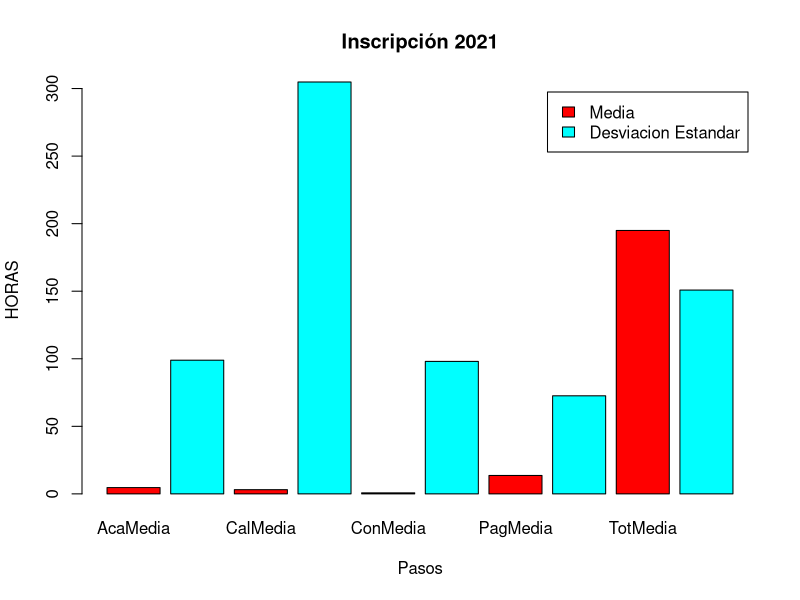
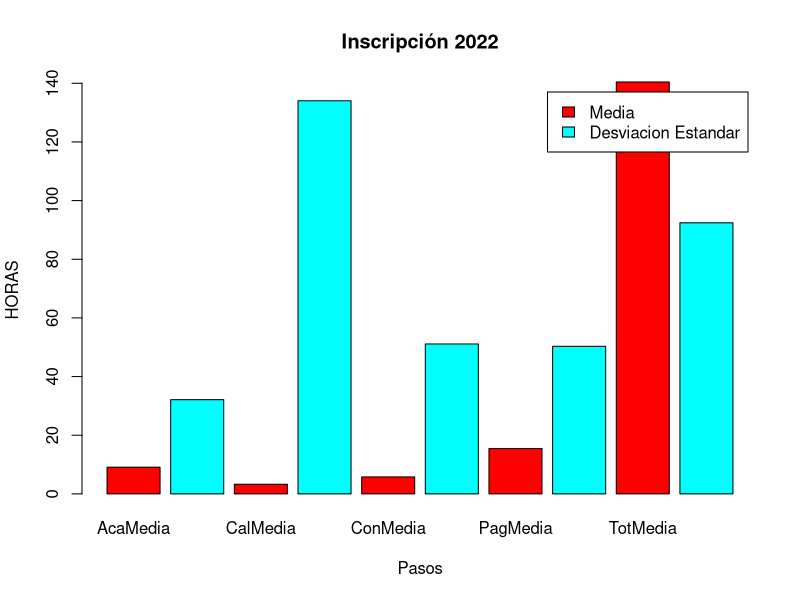

R code for these plots, in order:
#importar base de datos y libreria#
library("tidyverse")
library("lubridate")
RegisterData <-
  read_csv("rawTimes.csv", locale = locale(encoding =  "windows-1252")) #nativo de windows para tildes
#*LIMPIAR LOS DATOS*#

#FILTRAR DATOS#
data2021 <-
  RegisterData %>% filter(
    Campus == "ULV",
    Facultad != "NM",
    Facultad != "POSTGRADO",
    HoraRegistro < as.POSIXct("2022-01-01")
  ) %>% arrange(by_group = Matricula)
data2022 <-
  RegisterData %>% filter(
    Campus == "ULV",
    Facultad != "NM",
    Facultad != "POSTGRADO",
    HoraRegistro > as.POSIXct("2022-01-01")
  ) %>% arrange(by_group = Matricula)

#Ordenar datos *arreglar problema de formato - listo*
test2021 <- data2021 %>%
  select(-...1) %>%
  pivot_wider(names_from = Proceso,
              values_from = HoraRegistro,
              values_fn = last)


test2022 <- data2022 %>%
  select(-...1) %>%
  pivot_wider(names_from = Proceso,
              values_from = HoraRegistro,
              values_fn = last)

#Renombrar
test2021 <-
  test2021 %>% rename(
    Proceso1 = `Solicitud de Carga Académica`,
    Proceso2 = `Asignación de Carga Académica`,
    Proceso3 = `Solicitud de Cálculo de Cobro`,
    Proceso4 = `Asignación de Cálculo de Cobro`,
    Proceso5 = `Pago Deposito/Tranferencia`,
    Proceso6 = `Confirmación Pago Deposito`,
    Proceso6bis = `Confirmación de Pago en Línea`,
    Proceso7 = `Inscripción Finalizada`
  )

test2022 <-
  test2022 %>% rename(
    Proceso0 = `Asignación de Carga Académica Automática`,
    Proceso1 = `Solicitud de Carga Académica`,
    Proceso2 = `Asignación de Carga Académica`,
    Proceso3 = `Solicitud de Cálculo de Cobro`,
    Proceso4 = `Asignación de Cálculo de Cobro`,
    Proceso5 = `Pago Deposito/Tranferencia`,
    Proceso6 = `Confirmación Pago Deposito`,
    Proceso6bis = `Confirmación de Pago en Línea`,
    Proceso7 = `Inscripción Finalizada`
  )


#Limpiar datos, excluir los que no van a servir#
test2021<-test2021%>%
  filter(
    !is.na(Proceso7),
    !is.na(Proceso1),
    !is.na(Proceso5),
    !is.na(Proceso3)
  )

test2022<-test2022%>%
  filter(
    !is.na(Proceso7),
    !is.na(Proceso1),
    !is.na(Proceso5),
    !is.na(Proceso3)
  )

#* operaciones *#
#* en formato
test2021 <- test2021 %>%
  mutate(
    TiempoCargaAcademica = seconds_to_period(difftime(Proceso2, Proceso1, units = "secs")),
    TiempoCalculoCobro = seconds_to_period(difftime(Proceso4, Proceso3, units = "secs")),
    TiempoPago = seconds_to_period(difftime(if_else(is.na(Proceso6), Proceso6bis, Proceso6), Proceso5, units = "secs")),
    TiempoConfirmacionInscripcion  = seconds_to_period(difftime(Proceso7,if_else(is.na(Proceso6),Proceso6bis,Proceso6),units = "secs")),
    TiempoTotal = seconds_to_period(difftime(Proceso7, Proceso1, units = "secs"))
  )

test2022 <- test2022 %>%
  mutate(
    TiempoCargaAcademica = seconds_to_period(if_else(is.na(Proceso0),difftime(Proceso2, Proceso1, units = "secs"), as.difftime(0, units = "secs"))),
    TiempoCalculoCobro = seconds_to_period(difftime(Proceso4, Proceso3, units = "secs")),
    TiempoPago = seconds_to_period(difftime(if_else(is.na(Proceso6bis), Proceso6, Proceso6bis), Proceso5, units = "secs")),
    TiempoConfirmacionInscripcion  = seconds_to_period(difftime(Proceso7,if_else(is.na(Proceso6),Proceso6bis,Proceso6),units = "secs")),
    TiempoTotal = seconds_to_period(difftime(Proceso7, Proceso1, units = "secs"))
  )
#*en horas*#
test2021 <- test2021 %>%
  mutate(
    TiempoCargaAcademica = round(difftime(Proceso2, Proceso1, units = "hours"),3),
    TiempoCalculoCobro = round(difftime(Proceso4, Proceso3, units = "hours"),3),
    TiempoPago = round(difftime(if_else(is.na(Proceso6), Proceso6bis, Proceso6), Proceso5, units = "hours"),3),
    TiempoConfirmacionInscripcion  = round(difftime(Proceso7,if_else(is.na(Proceso6),Proceso6bis,Proceso6),units = "hours"),3),
    TiempoTotal = round(difftime(Proceso7, Proceso1, units = "hours"),3)
  )

test2022 <- test2022 %>%
  mutate(
    TiempoCargaAcademica = round(if_else(is.na(Proceso0),difftime(Proceso2, Proceso1, units = "hours"), as.difftime(0, units = "hours")),3),
    TiempoCalculoCobro = round(difftime(Proceso4, Proceso3, units = "hours"),3),
    TiempoPago = round(difftime(if_else(is.na(Proceso6bis), Proceso6, Proceso6bis), Proceso5, units = "hours"),3),
    TiempoConfirmacionInscripcion  = round(difftime(Proceso7,if_else(is.na(Proceso6),Proceso6bis,Proceso6),units = "hours"),3),
    TiempoTotal = round(difftime(Proceso7, Proceso1, units = "hours"),3)
  )
#Prueba graficar pareto#

#*idea, usar pivot_longer o crear dos colunmas para poner en una los nombres de 
#*los procesos y en la siguiente su valor en mediana y standard deviation*#
test<-type.convert(test2021[13:17]) 
test <-
  test %>% summarise(
    AcaMedia = median(abs(TiempoCargaAcademica)),
    AcaSD = sd(abs(TiempoCargaAcademica)),
    CalMedia = median(abs(TiempoCalculoCobro)),
    CalSD = sd(abs(TiempoCalculoCobro)),
    PagMedia = median(abs(TiempoPago)),
    PagSD = sd(abs(TiempoPago)),
    ConMedia = median(abs(TiempoConfirmacionInscripcion)),
    ConSD = sd(abs(TiempoConfirmacionInscripcion)),
    TotMedia = median(abs(TiempoTotal)),
    TotSD = sd(abs(TiempoTotal))
  )

info2021<-test%>%pivot_longer(cols = ends_with("Media")|ends_with("SD"),names_to = "Proceso")

test<-type.convert(test2022[14:18]) 
test <-
  test %>% summarise(
    AcaMedia = median(abs(TiempoCargaAcademica)),
    AcaSD = sd(abs(TiempoCargaAcademica)),
    CalMedia = median(abs(TiempoCalculoCobro)),
    CalSD = sd(abs(TiempoCalculoCobro)),
    PagMedia = median(abs(TiempoPago)),
    PagSD = sd(abs(TiempoPago)),
    ConMedia = median(abs(TiempoConfirmacionInscripcion)),
    ConSD = sd(abs(TiempoConfirmacionInscripcion)),
    TotMedia = median(abs(TiempoTotal)),
    TotSD = sd(abs(TiempoTotal))
  )
info2022<-test%>%pivot_longer(cols = ends_with("Media")|ends_with("SD"),names_to = "Proceso")
rm(test)
#agrupar
info2021<-info2021%>%arrange(Proceso)%>%group_by()
info2022<-info2022%>%arrange(Proceso)
#Gráficas pendiente#
barplot(
  info2021$value, #datos
  main = "Inscripción 2021",
  xlab = "Pasos",
  ylab = "HORAS",
  col = rainbow(2),
  names.arg = info2021$Proceso,
  legend.text = c("Media","Desviacion Estandar"),
  beside = TRUE
)
barplot(
  info2022$value, #datos
  main = "Inscripción 2022",
  xlab = "Pasos",
  ylab = "HORAS",
  col = rainbow(2),
  legend.text = c("Media","Desviacion Estandar"),
  names.arg = info2022$Proceso
)

